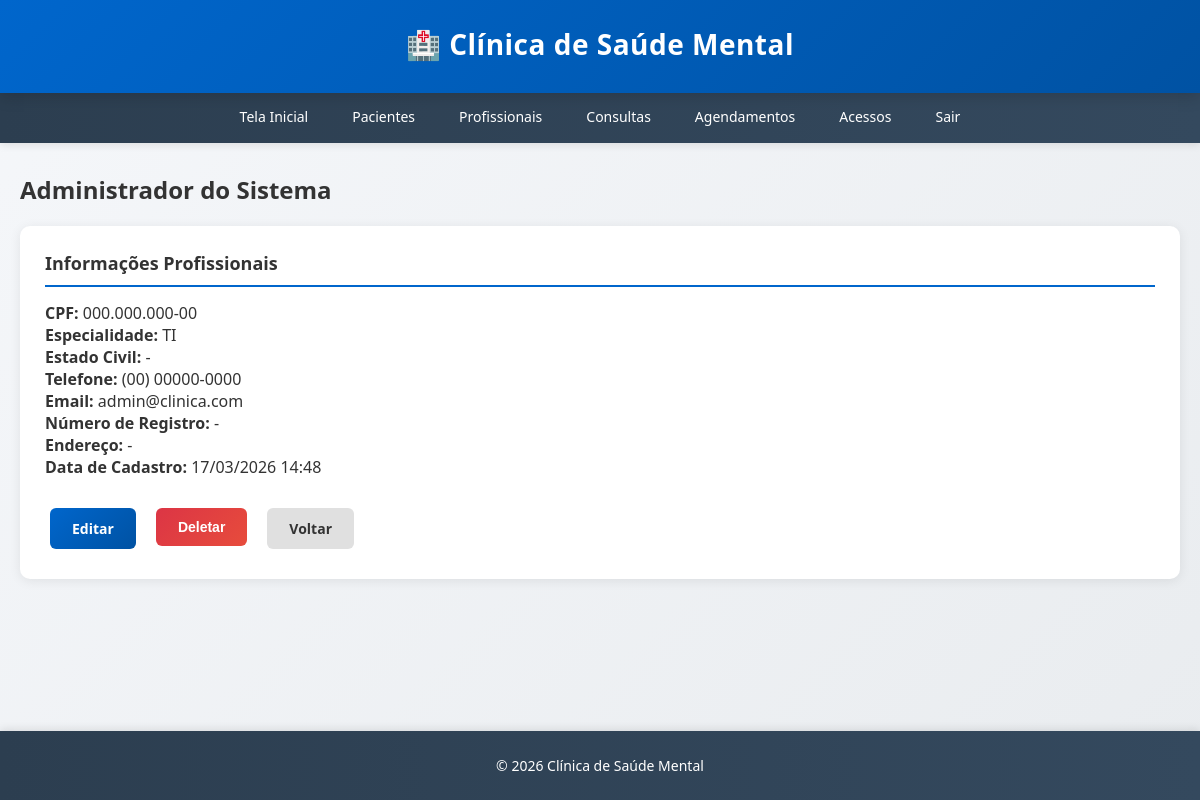
Screenshot of /profissionais/1 (signed in) with the database file from the repository.
### app/models.py (models this page shows, shortened)
class Profissional(db.Model):
    __tablename__ = 'profissionais'
    id = db.Column(db.Integer, primary_key=True)
    nome = db.Column(db.String(150), nullable=False)
    cpf = db.Column(db.String(14), unique=True, nullable=False)
    especialidade = db.Column(db.String(100), nullable=False)
    especialidade_customizada = db.Column(db.String(100), nullable=True)
    telefone = db.Column(db.String(20), nullable=False)
    email = db.Column(db.String(120), nullable=True)
    numero_registro = db.Column(db.String(50), nullable=True)
    estado_civil = db.Column(db.String(50), nullable=True)
    endereco = db.Column(db.String(300), nullable=True)
    nome_contato_emergencia = db.Column(db.String(150), nullable=True)
    telefone_contato_emergencia = db.Column(db.String(20), nullable=True)
    data_cadastro = db.Column(db.DateTime, default=datetime.utcnow)
    consultas = db.relationship('Consulta', backref='profissional', lazy=True, cascade='all, delete-orphan')
    agendamentos = db.relationship('Agendamento', backref='profissional', lazy=True, cascade='all, delete-orphan')

### app/routes.py (the view)
@profissionais_bp.route('/<int:id>')
@login_required
def ver_profissional(id):
    profissional = Profissional.query.get_or_404(id)
    consultas = Consulta.query.filter_by(profissional_id=id).all()
    agendamentos = Agendamento.query.filter_by(profissional_id=id).all()
    return render_template(
        'profissionais/ver.html',
        profissional=profissional,
        consultas=consultas,
        agendamentos=agendamentos
    )

### app/templates/profissionais/ver.html (shortened to what this page needs)
{% extends "base.html" %}
{% block content %}
<h2>{{ profissional.nome }}</h2>
<div class="card">
    <div class="card-title">Informações Profissionais</div>
    <p><strong>CPF:</strong> {{ profissional.cpf|format_cpf }}</p>
    <p><strong>Especialidade:</strong> {{ profissional.especialidade }}</p>
    <p><strong>Estado Civil:</strong> {{ profissional.estado_civil or '-' }}</p>
    <p><strong>Telefone:</strong> {{ profissional.telefone }}</p>
    <p><strong>Email:</strong> {{ profissional.email or '-' }}</p>
    <p><strong>Número de Registro:</strong> {{ profissional.numero_registro or '-' }}</p>
    <p><strong>Endereço:</strong> {{ profissional.endereco or '-' }}</p>
    <p><strong>Data de Cadastro:</strong> {{ profissional.data_cadastro.strftime('%d/%m/%Y %H:%M') }}</p>
    <div class="form-actions">
        <a href="{{ url_for('profissionais.editar_profissional', id=profissional.id) }}" class="btn btn-primary">Editar</a>
        <form method="POST" action="{{ url_for('profissionais.deletar_profissional', id=profissional.id) }}" style="display:inline;">
            <button type="submit" class="btn btn-danger" onclick="return confirm('Tem certeza que deseja deletar este profissional?')">Deletar</button>
        </form>
        <a href="{{ url_for('profissionais.listar_profissionais') }}" class="btn btn-secondary">Voltar</a>
    </div>
</div>
{% endblock %}

### app/templates/base.html (style rules this page uses)
* { margin: 0; padding: 0; box-sizing: border-box; }
body { font-family: 'Segoe UI', Tahoma, Geneva, Verdana, sans-serif; background: linear-gradient(135deg, #f5f7fa 0%, #e9ecef 100%); color: #333; min-height: 100vh; display: flex; flex-direction: column; }
.btn { display: inline-block; padding: 11px 22px; margin: 5px; border: none; border-radius: 6px; cursor: pointer; text-decoration: none; font-size: 14px; font-weight: 600; transition: all 0.3s ease; }
.btn-primary { background: linear-gradient(135deg, #0066cc 0%, #0052a3 100%); color: white; }
.btn-secondary { background: #e0e0e0; color: #333; }
.btn-danger { background: linear-gradient(135deg, #dc3545 0%, #e74c3c 100%); color: white; }
.card { background: white; border-radius: 10px; box-shadow: 0 2px 12px rgba(0, 0, 0, 0.08); padding: 25px; margin-bottom: 20px; transition: all 0.3s ease; }
.card-title { font-size: 18px; font-weight: 600; color: #333; margin-bottom: 15px; padding-bottom: 10px; border-bottom: 2px solid #0066cc; }
.form-actions { margin-top: 25px; display: flex; gap: 10px; justify-content: flex-start; }
h2 { color: #333; margin-bottom: 10px; font-size: 24px; font-weight: 600; }
h2 { color: #333; margin-bottom: 20px; font-size: 24px; font-weight: 600; }

### rows the page displays
Profissional: nome "Administrador do Sistema", cpf "000.000.000-00", especialidade "TI", estado_civil "-", telefone "(00) 00000-0000", email "admin@clinica.com", numero_registro "-", endereco "-", data_cadastro "17/03/2026 14:48"
